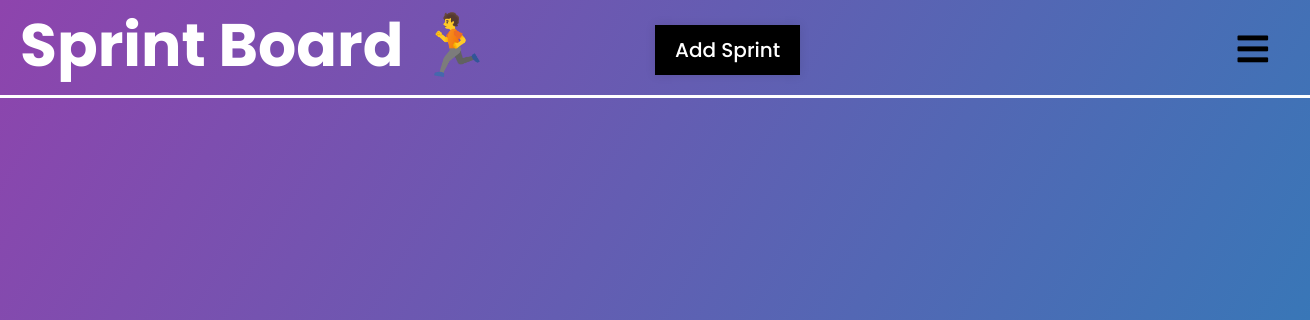
Page /sprint-board on the earlier database version.
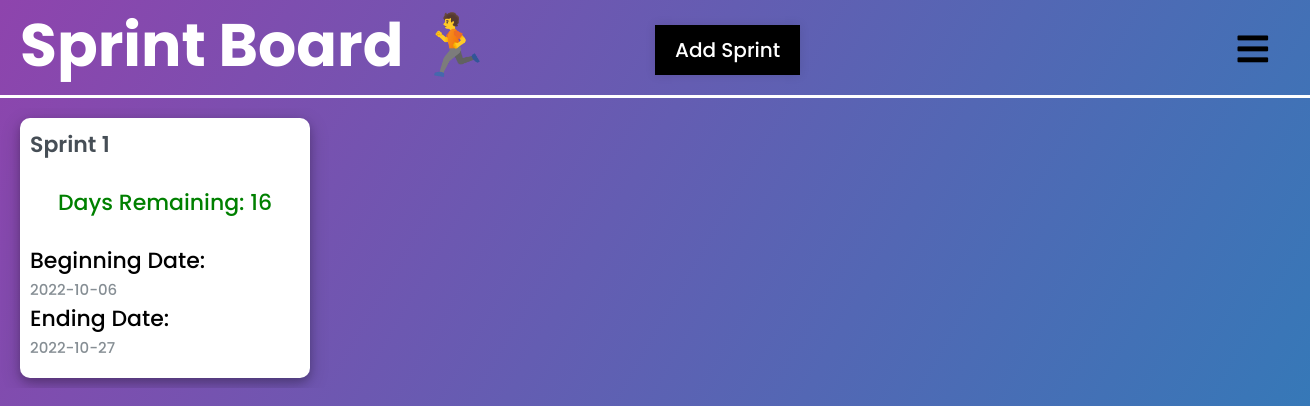
Same page on the later database version.
### tables this page shows
CREATE TABLE "Sprint" (
	"sprint_id"	INTEGER NOT NULL UNIQUE,
	"sprint_name"	TEXT,
	"sprint_start"	TEXT,
	"sprint_end"	TEXT,
	"sprint_status"	TEXT,
	PRIMARY KEY("sprint_id" AUTOINCREMENT)
);

### app.py (the view)
@app.route("/sprint-board", methods=['POST', 'GET'])
def sprint_board():
    error = None
    users = appDb.all_users()
    task_sprint = appDb.all_sprint()
    if request.method == "POST":
        card_name = request.form.get("taskname")
        card_start_date = request.form.get("start_date")
        card_end_date = request.form.get("end_date")
        card_start_date_split = card_start_date.split("-")
        card_end_date_split = card_end_date.split("-")
        card_start_year = int(card_start_date_split[0])
        card_start_month = int(card_start_date_split[1])
        card_start_day = int(card_start_date_split[2])
        card_end_year = int(card_end_date_split[0])
        card_end_month = int(card_end_date_split[1])
        card_end_day = int(card_end_date_split[2])
        if card_start_year > card_end_year:
            error = "Start year more than end year"
        elif card_start_month > card_end_month and card_start_year == card_end_year:
            error = "Start month more than end month"
        elif card_start_day > card_end_day and card_start_month == card_end_month:
            error = "Start day more than end day"
        else:
            try:
                appDb.create_sprint(card_name, sprint_start=card_start_date, sprint_end=card_end_date)
                return redirect("/sprint-board")
            except:
                return "There was an issue addind your task!"
    else:
        task_sprint = appDb.all_sprint()
    length = len(task_sprint)
    list_of_days = []
    for sprint in task_sprint:
        card_start = sprint[2].split("-")
        card_start_year = int(card_start[0])
        card_start_month = int(card_start[1])
        card_start_day = int(card_start[2])
        card_start = datetime.datetime(card_start_year, card_start_month, card_start_day)
        card_end = sprint[3].split("-")
        card_end_year = int(card_end[0])
        card_end_month = int(card_end[1])
        card_end_day = int(card_end[2])
        card_end = datetime.datetime(card_end_year, card_end_month, card_end_day)
        today = datetime.date.today()
        today_with_time = datetime.datetime(year=today.year, month=today.month, day=today.day)
        if card_start > today_with_time:
            list_of_days.append("Not started")
        else:
            days_left = (card_end - today_with_time).days
            if days_left <= 0:
                list_of_days.append("Done")
            else:
                list_of_days.append(f"Days Remaining: {days_left}")
    return render_template("sprint-board.html",task_sprint=task_sprint,users=users, error = error, list_of_days=list_of_days, length=length)

### db.py (called while the page is built)
    def all_users(self) :
        try :
            self.cursor.execute(
                "SELECT * from user")
            return self.cursor.fetchall()
        except Exception as e :
            return e

    def all_sprint(self) :
        try :
            self.cursor.execute(
                "Select * from sprint")
            return self.cursor.fetchall()
        except Exception as e :
            return e

### templates/sprint-board.html (shortened to what this page needs)
{% extends "base.html" %}
{% block head %}
<link rel="stylesheet" href="https://use.fontawesome.com/releases/v5.15.4/css/all.css"/>
{% endblock %}
{% block body %}
<div class="product_backlog">
    <h1>Sprint Board &#127939;</h1>
    <label for="add_task_check" class="show_add_task_btn">Add Sprint</label>
    <label for="check">
        <i class="fas fa-bars" id="btn"></i>
    </label>
    <div class="task_box">
        {% for task in range(length) %}
            <div class="miniature_card">
                <div class="front_facing">
                    <div class="card_text">
                        <h3 class="name">{{task_sprint[task][1]}}</h3>
                        <br>
                    </div>
                    <div class="tag_type_priority">
                        <center> <span class="quote4" style="color:green">{{list_of_days[task]}}</span></center>
                        <br>
                        <span class="quote3">Beginning Date:</span>
                        <br>
                        <span class="quote2">{{task_sprint[task][2]}}</span>
                        <br>
                        <span class="quote3">Ending Date:</span>
                        <br>
                        <span class="quote2">{{task_sprint[task][3]}}</span>
                        <br>
                    </div>
                </div>
            </div>
        {% endfor %}
    </div>
</div>
{% endblock %}

Differences in the rows shown:
added Sprint: sprint_name "Sprint 1", sprint_start "2022-10-06", sprint_end "2022-10-27"
Other differences:
new list line: "Days Remaining: 16 Beginning Date: Ending Date:"
